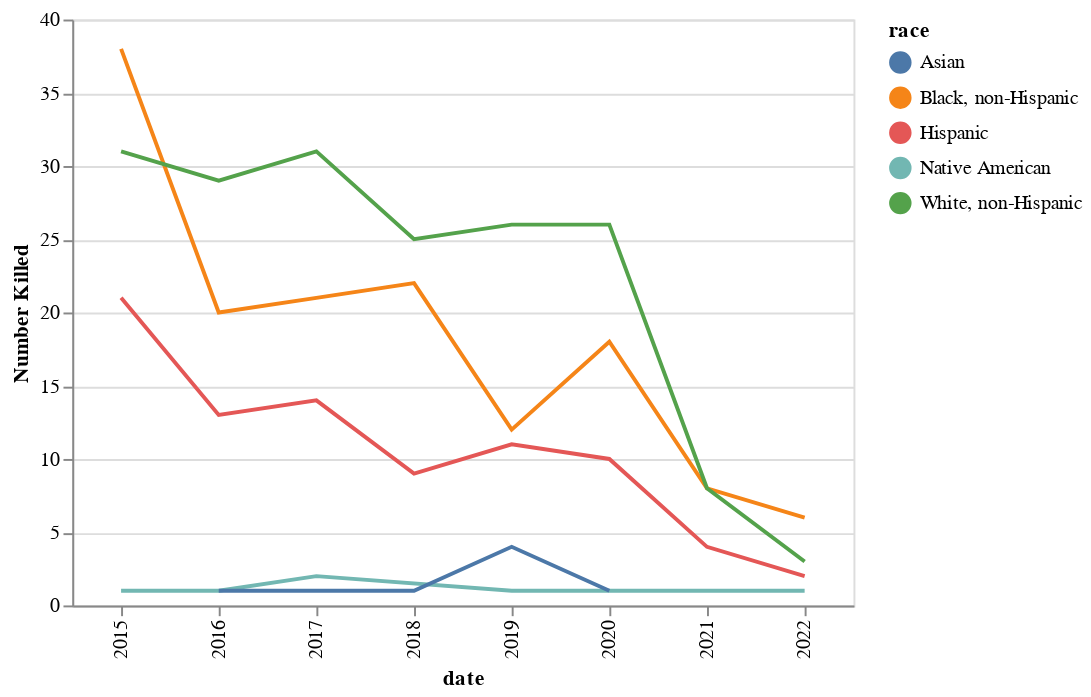

Notebook code cell kept with this figure:
### Code cell
# multiline tooltip
# from https://altair-viz.github.io/gallery/multiline_tooltip.html

# Create a selection that chooses the nearest point & selects based on x-value
# it wasn't on the line because it was doing interpolate basis which draws a nice curvy polynomial line between the points
nearest = alt.selection(type='single', nearest=True, on='mouseover',
                        fields=['date'], empty='none')

# The basic line
line = alt.Chart(kyearly).mark_line().encode(
    x='date:O',
    y='Number Killed:Q',
    color='race:N',
    # tooltip=['Number Killed', 'race']
)

# Transparent selectors across the chart. This is what tells us
# the x-value of the cursor
selectors = alt.Chart(kyearly).mark_point().encode(
    x='date:O',
    opacity=alt.value(0),
).add_selection(
    nearest
)

# Draw points on the line, and highlight based on selection
points = line.mark_point().encode(
    opacity=alt.condition(nearest, alt.value(1), alt.value(0))
)

# Draw text labels near the points, and highlight based on selection
text = line.mark_text(align='left', dx=5, dy=-5).encode(
    text=alt.condition(nearest, 'Number Killed:Q', alt.value(' '))
)

# Draw a rule at the location of the selection
rules = alt.Chart(kyearly).mark_rule(color='gray').encode(
    x='date:O',
).transform_filter(
    nearest
)

# Put the five layers into a chart and bind the data
alt.layer(
    line, selectors, points, text, rules
).properties(
    width=400, height=300
)

### Figure 1 — Vega-Lite specification as saved in the notebook (floating-point values rounded to 4 significant figures)
{"config": {"view": {"continuousWidth": 400, "continuousHeight": 300}}, "layer": [{"mark": "line", "encoding": {"color": {"field": "race", "type": "nominal"}, "x": {"field": "date", "type": "ordinal"}, "y": {"field": "Number Killed", "type": "quantitative"}}}, {"mark": "point", "encoding": {"opacity": {"value": 0}, "x": {"field": "date", "type": "ordinal"}}, "selection": {"selector029": {"type": "single", "nearest": true, "on": "mouseover", "fields": ["date"], "empty": "none"}}}, {"mark": "point", "encoding": {"color": {"field": "race", "type": "nominal"}, "opacity": {"condition": {"value": 1, "selection": "selector029"}, "value": 0}, "x": {"field": "date", "type": "ordinal"}, "y": {"field": "Number Killed", "type": "quantitative"}}}, {"mark": {"type": "text", "align": "left", "dx": 5, "dy": -5}, "encoding": {"color": {"field": "race", "type": "nominal"}, "text": {"condition": {"field": "Number Killed", "type": "quantitative", "selection": "selector029"}, "value": " "}, "x": {"field": "date", "type": "ordinal"}, "y": {"field": "Number Killed", "type": "quantitative"}}}, {"mark": {"type": "rule", "color": "gray"}, "encoding": {"x": {"field": "date", "type": "ordinal"}}, "transform": [{"filter": {"selection": "selector029"}}]}], "data": {"name": "data-afda74a5b58e32734fffc143d347ff59"}, "height": 300, "width": 400, "$schema": "https://vega.github.io/schema/vega-lite/v4.17.0.json", "datasets": {"data-afda74a5b58e32734fffc143d347ff59": [{"date": 2015, "race": "Black, non-Hispanic", "Number Killed": 38}, {"date": 2015, "race": "Hispanic", "Number Killed": 21}, {"date": 2015, "race": "Native American", "Number Killed": 1}, {"date": 2015, "race": "White, non-Hispanic", "Number Killed": 31}, {"date": 2016, "race": "Asian", "Number Killed": 1}, {"date": 2016, "race": "Black, non-Hispanic", "Number Killed": 20}, {"date": 2016, "race": "Hispanic", "Number Killed": 13}, {"date": 2016, "race": "Native American", "Number Killed": 1}, {"date": 2016, "race": "White, non-Hispanic", "Number Killed": 29}, {"date": 2017, "race": "Asian", "Number Killed": 1}, {"date": 2017, "race": "Black, non-Hispanic", "Number Killed": 21}, {"date": 2017, "race": "Hispanic", "Number Killed": 14}, {"date": 2017, "race": "Native American", "Number Killed": 2}, {"date": 2017, "race": "White, non-Hispanic", "Number Killed": 31}, {"date": 2018, "race": "Asian", "Number Killed": 1}, {"date": 2018, "race": "Black, non-Hispanic", "Number Killed": 22}, {"date": 2018, "race": "Hispanic", "Number Killed": 9}, {"date": 2018, "race": "White, non-Hispanic", "Number Killed": 25}, {"date": 2019, "race": "Asian", "Number Killed": 4}, {"date": 2019, "race": "Black, non-Hispanic", "Number Killed": 12}, {"date": 2019, "race": "Hispanic", "Number Killed": 11}, {"date": 2019, "race": "Native American", "Number Killed": 1}, {"date": 2019, "race": "White, non-Hispanic", "Number Killed": 26}, {"date": 2020, "race": "Asian", "Number Killed": 1}, {"date": 2020, "race": "Black, non-Hispanic", "Number Killed": 18}, {"date": 2020, "race": "Hispanic", "Number Killed": 10}, {"date": 2020, "race": "Native American", "Number Killed": 1}, {"date": 2020, "race": "White, non-Hispanic", "Number Killed": 26}, {"date": 2021, "race": "Black, non-Hispanic", "Number Killed": 8}, {"date": 2021, "race": "Hispanic", "Number Killed": 4}, {"date": 2021, "race": "White, non-Hispanic", "Number Killed": 8}, {"date": 2022, "race": "Black, non-Hispanic", "Number Killed": 6}, {"date": 2022, "race": "Hispanic", "Number Killed": 2}, {"date": 2022, "race": "Native American", "Number Killed": 1}, {"date": 2022, "race": "White, non-Hispanic", "Number Killed": 3}]}}
